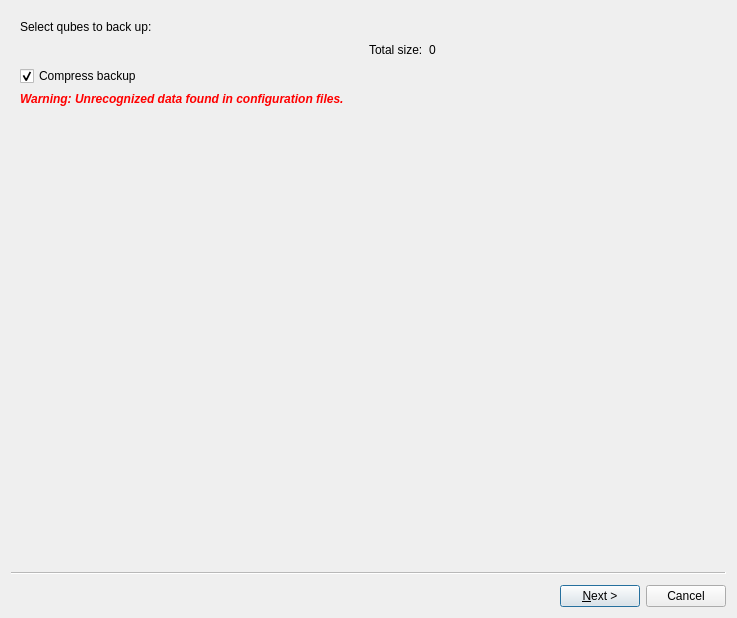
<?xml version="1.0" encoding="UTF-8"?>
<ui version="4.0">
 <class>Backup</class>
 <widget class="QWizard" name="Backup">
  <property name="geometry">
   <rect>
    <x>0</x>
    <y>0</y>
    <width>737</width>
    <height>618</height>
   </rect>
  </property>
  <property name="windowTitle">
   <string>Qubes Backup</string>
  </property>
  <property name="locale">
   <locale language="English" country="UnitedStates"/>
  </property>
  <property name="options">
   <set>QWizard::NoBackButtonOnLastPage|QWizard::NoBackButtonOnStartPage</set>
  </property>
  <widget class="QWizardPage" name="select_vms_page">
   <layout class="QVBoxLayout" name="verticalLayout">
    <item>
     <layout class="QGridLayout" name="gridLayout_2">
      <item row="0" column="0">
       <widget class="QLabel" name="label_4">
        <property name="text">
         <string>Select qubes to back up:</string>
        </property>
       </widget>
      </item>
     </layout>
    </item>
    <item>
     <layout class="QGridLayout" name="gridLayout_3">
      <item row="0" column="0">
       <spacer name="horizontalSpacer_2">
        <property name="orientation">
         <enum>Qt::Horizontal</enum>
        </property>
        <property name="sizeHint" stdset="0">
         <size>
          <width>40</width>
          <height>20</height>
         </size>
        </property>
       </spacer>
      </item>
      <item row="0" column="1">
       <layout class="QHBoxLayout" name="horizontalLayout_3">
        <item>
         <widget class="QLabel" name="label_3">
          <property name="text">
           <string>Total size:</string>
          </property>
         </widget>
        </item>
        <item>
         <widget class="QLabel" name="total_size_label">
          <property name="text">
           <string>0</string>
          </property>
         </widget>
        </item>
        <item>
         <spacer name="horizontalSpacer">
          <property name="orientation">
           <enum>Qt::Horizontal</enum>
          </property>
          <property name="sizeHint" stdset="0">
           <size>
            <width>40</width>
            <height>20</height>
           </size>
          </property>
         </spacer>
        </item>
       </layout>
      </item>
     </layout>
    </item>
    <item>
     <widget class="QCheckBox" name="compress_checkbox">
      <property name="text">
       <string>Compress backup</string>
      </property>
      <property name="checked">
       <bool>true</bool>
      </property>
     </widget>
    </item>
    <item>
     <widget class="QLabel" name="unrecognized_config_label">
      <property name="palette">
       <palette>
        <active>
         <colorrole role="WindowText">
          <brush brushstyle="SolidPattern">
           <color alpha="255">
            <red>255</red>
            <green>0</green>
            <blue>0</blue>
           </color>
          </brush>
         </colorrole>
        </active>
        <inactive>
         <colorrole role="WindowText">
          <brush brushstyle="SolidPattern">
           <color alpha="255">
            <red>255</red>
            <green>0</green>
            <blue>0</blue>
           </color>
          </brush>
         </colorrole>
        </inactive>
        <disabled>
         <colorrole role="WindowText">
          <brush brushstyle="SolidPattern">
           <color alpha="255">
            <red>139</red>
            <green>142</green>
            <blue>142</blue>
           </color>
          </brush>
         </colorrole>
        </disabled>
       </palette>
      </property>
      <property name="font">
       <font>
        <weight>75</weight>
        <italic>true</italic>
        <bold>true</bold>
       </font>
      </property>
      <property name="text">
       <string>Warning: Unrecognized data found in configuration files. </string>
      </property>
     </widget>
    </item>
   </layout>
  </widget>
  <widget class="QWizardPage" name="select_dir_page">
   <layout class="QGridLayout" name="gridLayout_5">
    <item row="0" column="0">
     <widget class="QGroupBox" name="groupBox">
      <property name="sizePolicy">
       <sizepolicy hsizetype="Preferred" vsizetype="Expanding">
        <horstretch>0</horstretch>
        <verstretch>0</verstretch>
       </sizepolicy>
      </property>
      <property name="title">
       <string>Backup destination directory</string>
      </property>
      <property name="alignment">
       <set>Qt::AlignLeading|Qt::AlignLeft|Qt::AlignTop</set>
      </property>
      <layout class="QFormLayout" name="formLayout_2">
       <item row="0" column="0">
        <widget class="QLabel" name="label_5">
         <property name="text">
          <string>Target qube:</string>
         </property>
        </widget>
       </item>
       <item row="0" column="1">
        <widget class="QComboBox" name="appvm_combobox"/>
       </item>
       <item row="1" column="0">
        <widget class="QLabel" name="label_2">
         <property name="text">
          <string>Backup directory or command:</string>
         </property>
         <property name="wordWrap">
          <bool>true</bool>
         </property>
        </widget>
       </item>
       <item row="1" column="1">
        <widget class="QLineEdit" name="dir_line_edit"/>
       </item>
       <item row="2" column="1">
        <widget class="QToolButton" name="select_path_button">
         <property name="text">
          <string>...</string>
         </property>
        </widget>
       </item>
      </layout>
     </widget>
    </item>
    <item row="3" column="0">
     <widget class="QGroupBox" name="groupBox_3">
      <property name="sizePolicy">
       <sizepolicy hsizetype="Preferred" vsizetype="MinimumExpanding">
        <horstretch>0</horstretch>
        <verstretch>0</verstretch>
       </sizepolicy>
      </property>
      <property name="minimumSize">
       <size>
        <width>0</width>
        <height>100</height>
       </size>
      </property>
      <property name="title">
       <string>Save backup profile</string>
      </property>
      <layout class="QFormLayout" name="formLayout_3">
       <item row="0" column="0" colspan="2">
        <widget class="QCheckBox" name="save_profile_checkbox">
         <property name="text">
          <string>Save settings as default backup profile</string>
         </property>
         <property name="checked">
          <bool>true</bool>
         </property>
        </widget>
       </item>
       <item row="1" column="1">
        <widget class="QCheckBox" name="save_passphrase_checkbox">
         <property name="text">
          <string>Save passphrase in backup profile</string>
         </property>
        </widget>
       </item>
       <item row="2" column="1">
        <widget class="QLabel" name="save_passphrase_warning">
         <property name="font">
          <font>
           <weight>75</weight>
           <italic>true</italic>
           <bold>true</bold>
          </font>
         </property>
         <property name="text">
          <string>&lt;html&gt;&lt;head/&gt;&lt;body&gt;&lt;p&gt;WARNING: Passphrase will be saved in dom0 in plain text.&lt;br/&gt;File location: /etc/qubes/backup/qubes-manager-backup&lt;/p&gt;&lt;/body&gt;&lt;/html&gt;</string>
         </property>
        </widget>
       </item>
      </layout>
     </widget>
    </item>
    <item row="2" column="0">
     <widget class="QGroupBox" name="groupBox_2">
      <property name="sizePolicy">
       <sizepolicy hsizetype="Preferred" vsizetype="Expanding">
        <horstretch>0</horstretch>
        <verstretch>0</verstretch>
       </sizepolicy>
      </property>
      <property name="title">
       <string>Backup security</string>
      </property>
      <layout class="QGridLayout" name="gridLayout">
       <item row="2" column="0">
        <widget class="QLabel" name="label_11">
         <property name="text">
          <string>&lt;html&gt;&lt;head/&gt;&lt;body&gt;&lt;p&gt;Confirm passphrase:&lt;/p&gt;&lt;/body&gt;&lt;/html&gt;</string>
         </property>
        </widget>
       </item>
       <item row="0" column="0">
        <widget class="QLabel" name="label_12">
         <property name="text">
          <string>&lt;html&gt;&lt;head/&gt;&lt;body&gt;&lt;p&gt;Encryption passphrase:&lt;/p&gt;&lt;/body&gt;&lt;/html&gt;</string>
         </property>
        </widget>
       </item>
       <item row="0" column="1">
        <widget class="QLineEdit" name="passphrase_line_edit">
         <property name="echoMode">
          <enum>QLineEdit::Password</enum>
         </property>
        </widget>
       </item>
       <item row="2" column="1">
        <widget class="QLineEdit" name="passphrase_line_edit_verify">
         <property name="echoMode">
          <enum>QLineEdit::Password</enum>
         </property>
        </widget>
       </item>
       <item row="0" column="2">
        <widget class="QPushButton" name="show_passwd_button">
         <property name="text">
          <string/>
         </property>
         <property name="icon">
          <iconset resource="../resources.qrc">
           <normaloff>:/eye-off</normaloff>:/eye-off</iconset>
         </property>
        </widget>
       </item>
      </layout>
     </widget>
    </item>
    <item row="1" column="0">
     <widget class="QLabel" name="warning_running_label">
      <property name="font">
       <font>
        <italic>true</italic>
       </font>
      </property>
      <property name="text">
       <string>Note: Only running qubes are listed.</string>
      </property>
     </widget>
    </item>
    <item row="4" column="0">
     <widget class="QGroupBox" name="groupBox_4">
      <property name="sizePolicy">
       <sizepolicy hsizetype="Preferred" vsizetype="Expanding">
        <horstretch>0</horstretch>
        <verstretch>0</verstretch>
       </sizepolicy>
      </property>
      <property name="title">
       <string>Other</string>
      </property>
      <property name="alignment">
       <set>Qt::AlignLeading|Qt::AlignLeft|Qt::AlignTop</set>
      </property>
      <layout class="QFormLayout" name="formLayout_4">
       <item row="0" column="0">
        <widget class="QCheckBox" name="turn_off_checkbox">
         <property name="text">
          <string>Turn computer off after backup is finished</string>
         </property>
        </widget>
       </item>
      </layout>
     </widget>
    </item>
   </layout>
  </widget>
  <widget class="QWizardPage" name="confirm_page">
   <layout class="QVBoxLayout" name="verticalLayout_2">
    <item>
     <widget class="QLabel" name="label_6">
      <property name="font">
       <font>
        <pointsize>9</pointsize>
        <weight>50</weight>
        <italic>false</italic>
        <bold>false</bold>
        <underline>false</underline>
       </font>
      </property>
      <property name="text">
       <string>You're about to perform the following actions:</string>
      </property>
     </widget>
    </item>
    <item>
     <widget class="QTextEdit" name="textEdit">
      <property name="html">
       <string>&lt;!DOCTYPE HTML PUBLIC &quot;-//W3C//DTD HTML 4.0//EN&quot; &quot;http://www.w3.org/TR/REC-html40/strict.dtd&quot;&gt;
&lt;html&gt;&lt;head&gt;&lt;meta name=&quot;qrichtext&quot; content=&quot;1&quot; /&gt;&lt;style type=&quot;text/css&quot;&gt;
p, li { white-space: pre-wrap; }
&lt;/style&gt;&lt;/head&gt;&lt;body style=&quot; font-family:'Sans'; font-size:10pt; font-weight:400; font-style:normal;&quot;&gt;
&lt;p style=&quot;-qt-paragraph-type:empty; margin-top:0px; margin-bottom:0px; margin-left:0px; margin-right:0px; -qt-block-indent:0; text-indent:0px; font-family:'Sans Serif'; font-size:9pt;&quot;&gt;&lt;br /&gt;&lt;/p&gt;&lt;/body&gt;&lt;/html&gt;</string>
      </property>
     </widget>
    </item>
    <item>
     <widget class="QLabel" name="label_7">
      <property name="font">
       <font>
        <pointsize>9</pointsize>
        <weight>50</weight>
        <italic>false</italic>
        <bold>false</bold>
        <underline>false</underline>
       </font>
      </property>
      <property name="text">
       <string>To continue press Next. </string>
      </property>
     </widget>
    </item>
   </layout>
  </widget>
  <widget class="QWizardPage" name="commit_page">
   <layout class="QVBoxLayout" name="verticalLayout_3">
    <item>
     <widget class="QLabel" name="progress_status">
      <property name="font">
       <font>
        <pointsize>9</pointsize>
        <weight>50</weight>
        <italic>false</italic>
        <bold>false</bold>
        <underline>false</underline>
       </font>
      </property>
      <property name="text">
       <string>Backup in progress...</string>
      </property>
     </widget>
    </item>
    <item>
     <widget class="QProgressBar" name="progress_bar">
      <property name="maximum">
       <number>0</number>
      </property>
      <property name="value">
       <number>0</number>
      </property>
      <property name="alignment">
       <set>Qt::AlignCenter</set>
      </property>
      <property name="invertedAppearance">
       <bool>false</bool>
      </property>
     </widget>
    </item>
    <item>
     <widget class="QCheckBox" name="showFileDialog">
      <property name="text">
       <string>When finished, open file selection dialog to allow me to unmount the disk</string>
      </property>
     </widget>
    </item>
   </layout>
  </widget>
 </widget>
 <tabstops>
  <tabstop>compress_checkbox</tabstop>
  <tabstop>appvm_combobox</tabstop>
  <tabstop>dir_line_edit</tabstop>
  <tabstop>select_path_button</tabstop>
  <tabstop>passphrase_line_edit</tabstop>
  <tabstop>passphrase_line_edit_verify</tabstop>
  <tabstop>turn_off_checkbox</tabstop>
  <tabstop>textEdit</tabstop>
  <tabstop>showFileDialog</tabstop>
 </tabstops>
 <resources>
  <include location="../resources.qrc"/>
 </resources>
 <connections/>
</ui>
